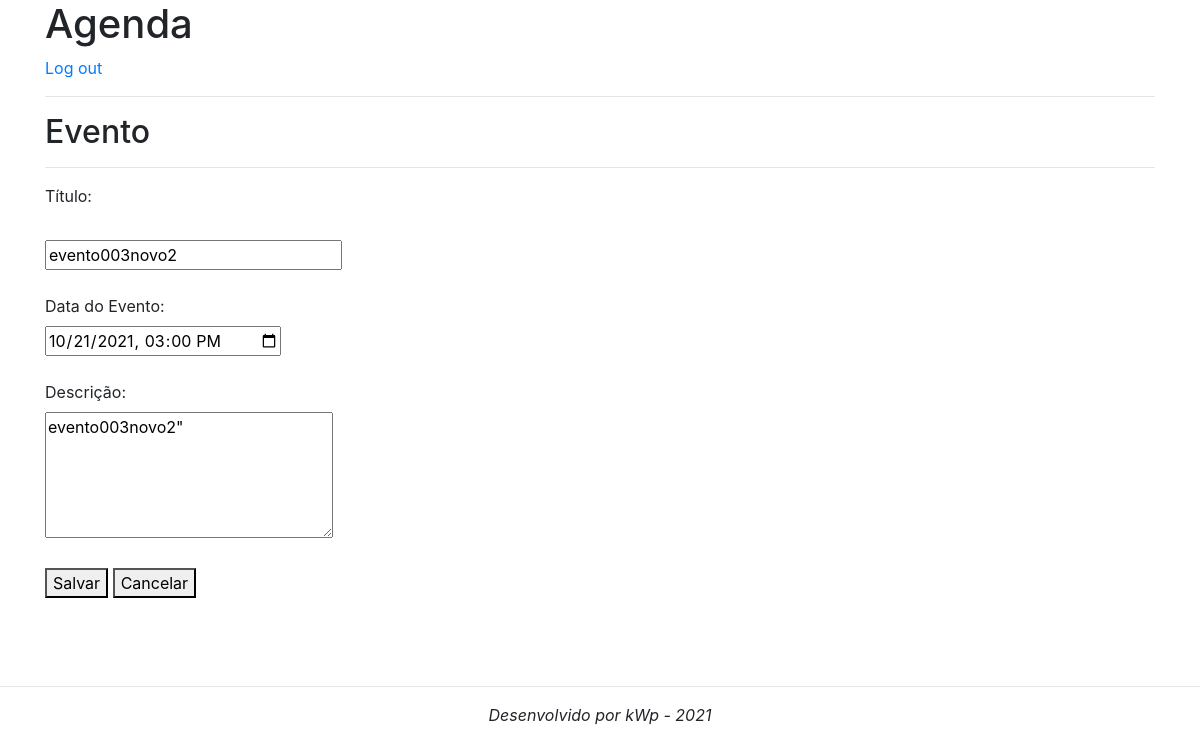
The page /agenda/evento/?id=9 (signed in) on the database its author committed.
### core/models.py (models this page shows, shortened)
class Evento(models.Model):
    titulo = models.CharField(max_length=100)
    descricao = models.TextField(blank=True, null=True)
    data_evento = models.DateTimeField(verbose_name='Data do Evento')
    data_criacao = models.DateTimeField(auto_now=True)
    usuario = models.ForeignKey(User, on_delete=models.CASCADE)
    class Meta:                             # altera o nome da tabela de Coreevento para evento
        db_table = 'evento'
    def get_data_input_evento(self):
        return self.data_evento.strftime('%Y-%m-%dT%H:%M')

### core/views.py (the view)
# urls.py: path('agenda/evento/', views.evento),
@login_required(login_url='/login/')
def evento(request):
    id_evento = request.GET.get('id')
    dados = {}
    if id_evento:
        dados['evento'] = Evento.objects.get(id=id_evento)
    return render(request, 'evento.html', dados)

### templates/evento.html (shortened to what this page needs)
{% extends "model-page.html" %}
{% block content %}
<div class="container">
    <h2>Evento</h2>
    <hr>
    <form action="submit" method="POST">{% csrf_token %}
        <label>Título:</label><br>
        <br>
        <input type="text" name="titulo" size="24" value="{{ evento.titulo }}">
        <br><br>
        <label>Data do Evento:</label><br>
        <input type="datetime-local" name="data_evento" value="{{ evento.get_data_input_evento }}">
        <br><br>
        <label>Descrição:</label><br>
        <textarea name="descricao" rows="5" cols="26">{{ evento.descricao }}"</textarea>
        <br><br>
        <button type="submit">Salvar</button>
        <a href="/">
            <button type="button">Cancelar</button>
        </a>
    </form>
</div>
{% endblock %}

### rows shown on the page
Evento: titulo "evento003novo2", data_evento "10/21/2021 15:00", descricao "evento003novo2\""
